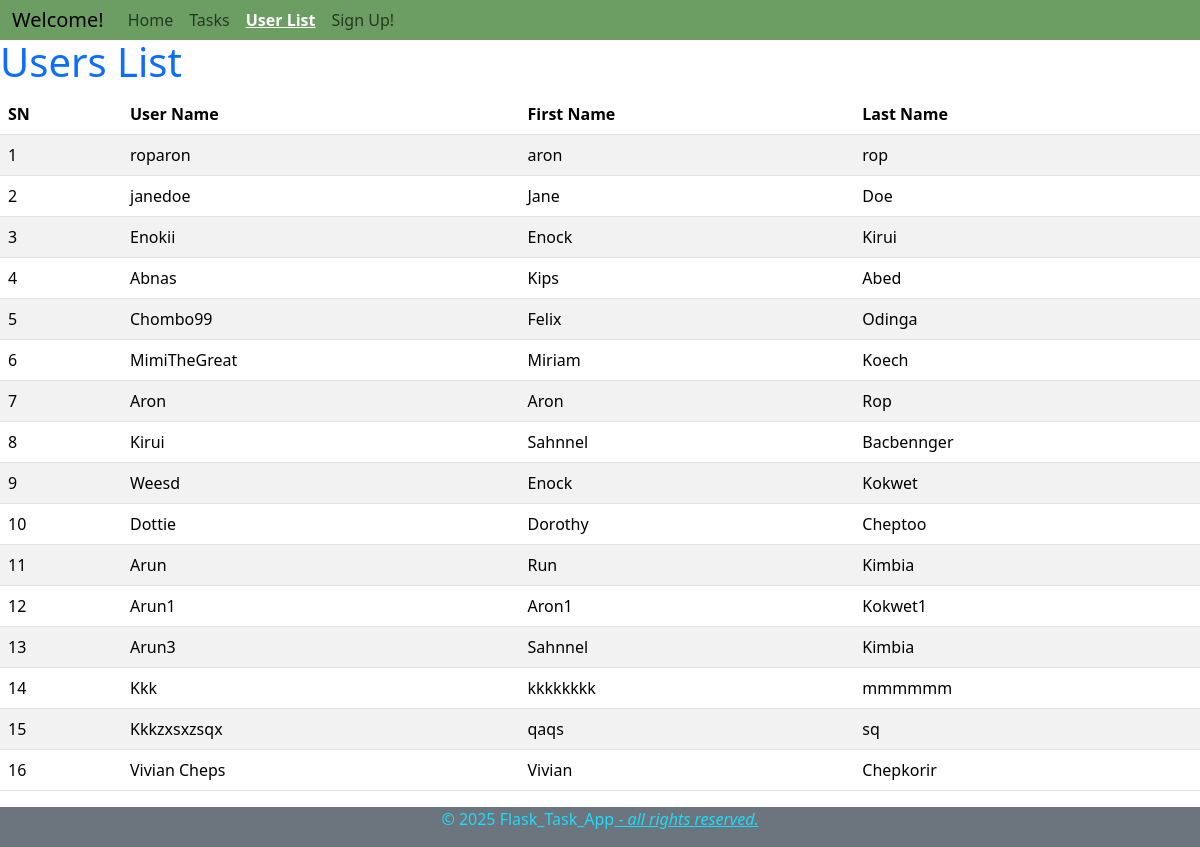
The app's page /user_list, older data.
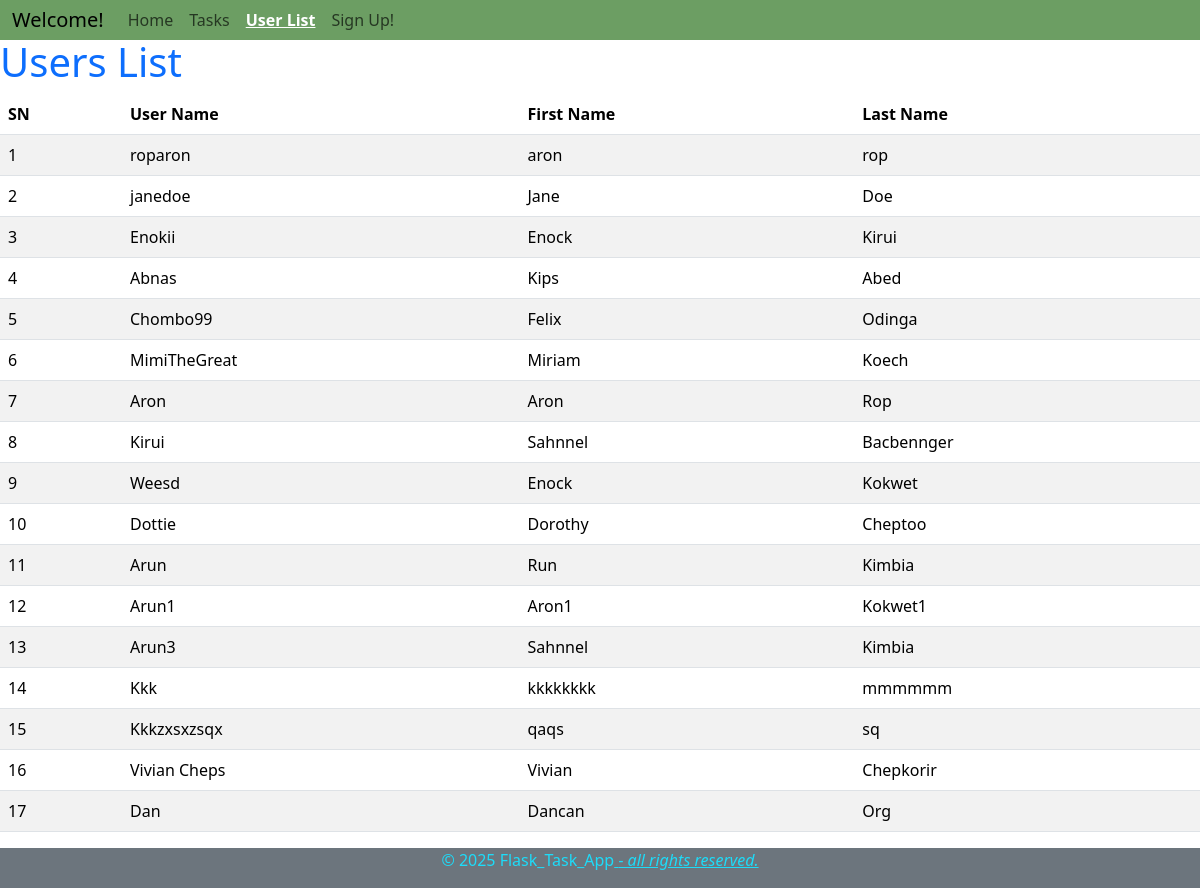
The same page, newer data.
### app/models.py (models this page shows, shortened)
class User(db.Model):
    user_id = db.Column(db.Integer, primary_key=True)
    user_name = db.Column(db.String(50), nullable=False, unique=True)
    first_name = db.Column(db.String(50), nullable=False)
    last_name = db.Column(db.String(50), nullable=False)
    password = db.Column(db.String(50), nullable=False)
    tasks = db.relationship('Task', backref='user', lazy=True)

### app/routes.py (the view)
@app.route('/user_list', methods=['GET'])
def user_list():
    users = User.query.all()
    return render_template('user_list.html', title='User List', users=users)

### app/templates/user_list.html
{% extends "base.html" %}
{% block content %}
<h1 class="text-primary">Users List</h1>
<table class="table table-striped table-lg">
    <thead>
        <tr>
            <th>SN</th>
            <th>User Name</th>
            <th>First Name</th>
            <th>Last Name</th>
        </tr>
    </thead>
    <tbody>
        {% for user in users %}
        <tr>
            <td>{{ loop.index }}</td>
            <td>{{ user.user_name }}</td>
            <td>{{ user.first_name }}</td>
            <td>{{ user.last_name }}</td>
        </tr>
        {% endfor %}
    </tbody>
</table>
{% endblock %}

### app/templates/base.html (shortened to what this page needs)
<!DOCTYPE html>
<html lang="en">
<head>
    <link href="https://cdn.jsdelivr.net/npm/bootstrap@5.3.5/dist/css/bootstrap.min.css" rel="stylesheet">
</head>
</head>
<body>
    <nav class="navbar navbar-expand-sm bg-body-tertiary sticky-top p-0">
        <div class="container-fluid" style="background-color: rgb(108, 158, 99);">
            <a class="navbar-brand" href="#">Welcome!</a>
            <div class="collapse navbar-collapse" id="navbarNavAltMarkup">
                <div class="navbar-nav">
                    <a class="nav-link {% if request.endpoint == 'home' %}active{% endif %}" href="{{ url_for('home') }}">Home</a>
                    <a class="nav-link {% if request.endpoint == 'tasks' %}active{% endif %}" href="{{ url_for('tasks') }}">Tasks</a>
                    <a class="nav-link {% if request.endpoint == 'user_list' %}active{% endif %}" href="{{ url_for('user_list') }}">User List</a>
                    <a class="nav-link {% if request.endpoint == 'users' %}active{% endif %}" href="{{ url_for('users') }}">Sign Up!</a>
                </div>
            </div>
        </div>
    </nav>
    {% block content %}
    {% endblock %}
</body>
<footer class="bg-secondary color-rgp text-white text-center py-0 mt-auto position-sticky bottom-0">
    <p style="color: rgb(29, 220, 249);">&copy; 2025 Flask_Task_App<i class="text-decoration-underline"> - all rights reserved.</i></p></footer>
</html>

### app/templates/base.html (style rules this page uses)
html, body { height: 100%; }
body { display: flex; flex-direction: column; }
nav { flex-grow: 0; margin-top: -2px; padding: 0.5rem 0; }
.navbar-nav .nav-link.active { text-decoration: underline; font-weight: bold; color: white !important; }

Row changes from the older to the newer data that the page shows:
added User: user_name "Dan", first_name "Dancan", last_name "Org"
